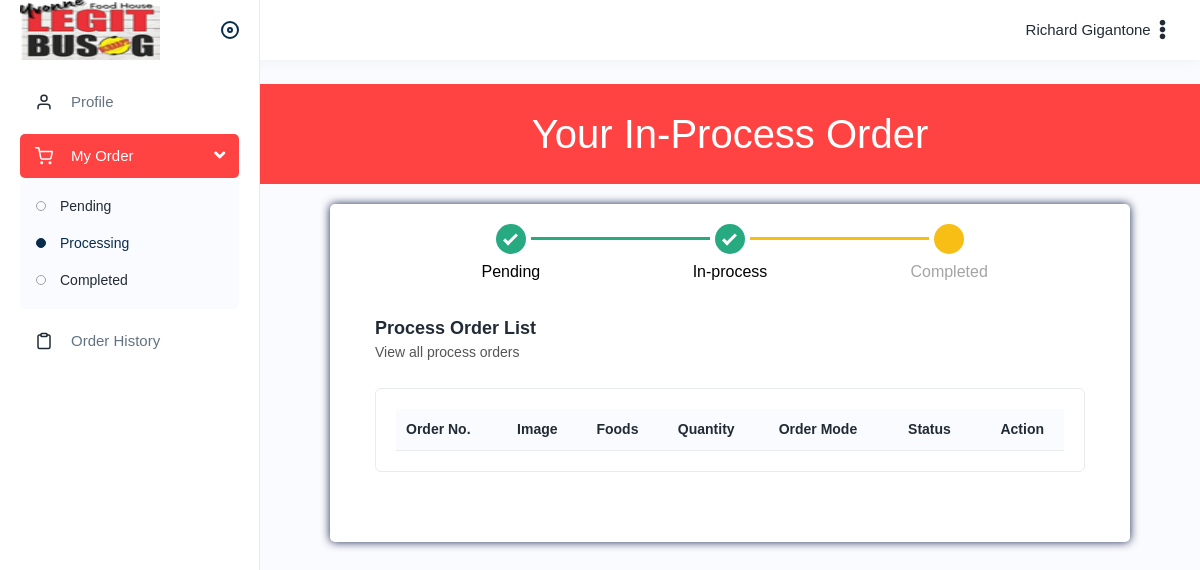
Before: /v2/order/process (signed in) with the older database file.
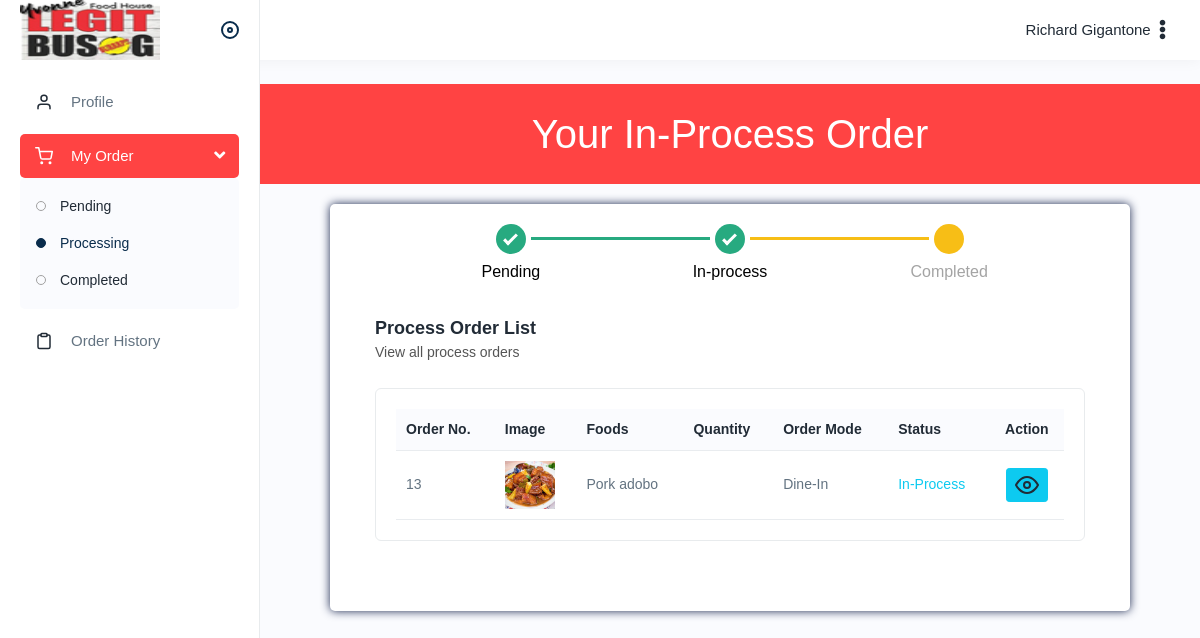
After: the same page with the newer database file.
### main/models.py (models this page shows, shortened)
class Order(models.Model):
    user = models.ForeignKey(User, on_delete=models.CASCADE, null=False)
    product = models.ForeignKey(
        ProductInfo, on_delete=models.CASCADE, null=False)
    quantity = models.IntegerField()
    order_mode = models.CharField(max_length=30)
    status = models.CharField(max_length=50)
    cancel_reason = models.CharField(max_length=100, null=True)
    date = models.DateTimeField(default=now, null=True)

class ProductInfo(models.Model):
    user = models.ForeignKey(User, on_delete=models.SET_NULL, null=True)
    name = models.CharField(max_length=100, null=False)
    category = models.CharField(max_length=50, null=False)
    price = models.IntegerField()
    PrepTime = models.CharField(max_length=100)
    description = models.TextField()
    image = models.ImageField(upload_to='product')
    availability = models.BooleanField(default=True)
    createdDate = models.DateTimeField(default=now)

### main/views.py (the view)
# urls.py: path("v2/order/process", views.customerProcessOrder,
def customerProcessOrder(response):
    user = response.user
    orders = Order.objects.filter(user=user, status='In-Process')
    return render(response, 'main/customer/inprocessorder.html', {
        'orders': orders,
    })  # Customer

### main/templates/main/customer/inprocessorder.html (shortened to what this page needs)
{% extends '../customer-layout.html' %}
{% load static %}
{% block stylesheets %}
<link rel="stylesheet" href="{% static 'css/custom-style.css' %}">
{% endblock stylesheets %}
{% block content %}
<header>
	<h1>Your In-Process Order</h1>
</header>
<div class="container">
	<div class="col-12 mx-auto col-md-10">
		<div class="row justify-content-between">
			<div class="order-tracking completed">
				<a href="{% url 'customer_pending_order' %}">
					<span class="is-complete"></span>
					<p>Pending<br></p>
				</a>
			</div>
			<div class="order-tracking completed">
				<a href="{% url 'customer_process_order' %}">
					<span class="is-complete"></span>
					<p>In-process<br></p>
				</a>
			</div>
			<div class="order-tracking">
				<a href="{% url 'customer_completed_order' %}">
					<span class="is-complete"></span>
					<p>Completed<br></p>
				</a>
			</div>
		</div>
	</div>
	<div class="content mt-2">
		<div class="page-header">
			<div class="page-title">
				<h4>Process Order List</h4>
				<h6>View all process orders</h6>
			</div>
		</div>
		<div class="card">
			<div class="card-body">
				<div class="table-responsive">
					<table id="example" class="table">
						<thead>
							<tr>
								<th>Order No.</th>
								<th>Image</th>
								<th>Foods</th>
								<th>Quantity</th>
								<th>Order Mode</th>
								<th>Status</th>
								<th class="text-center">Action</th>
							</tr>
						</thead>
						{% for order in orders %}
						<tbody>
							<tr>
								<td>{{ order.id }}</td>
								<td>
									<a href="{{ order.product.image.url }}">
										<img width="50" src="{{ order.product.image.url }}" alt="vehicle">
									</a>
								</td>
								<td>{{ order.product.name }}</td>
								<td>{{ order.product.quantity }}</td>
								<td>{{ order.order_mode }}</td>
								<td class="text-info">{{ order.status }}</td>
								<td class="text-center">
									<a class="btn btn-sm btn-info"
										name="{{ order.product.name }}"
										category="{{ order.product.category }}"
										price="{{ order.product.price }}"
										PrepTime="{{ order.product.PrepTime }}"
										description="{{ order.product.description }}"
										quantity = "{{ order.quantity }}"
										order_mode="{{ order.order_mode }}"
										data-bs-toggle="modal"
										data-bs-target="#viewModal">
										<i data-feather="eye"></i>
									</a>
								</td>
							</tr>
						</tbody>
						{% endfor %}
					</table>
				</div>
			</div>
		</div>
	</div>
</div>
{% endblock %}

### main/templates/main/customer-layout.html (shortened to what this page needs)
{% load static %}
<html lang="en">
<head>
    <link rel="stylesheet" href="{% static 'vendor/css/bootstrap.min.css' %}">
    <link rel="stylesheet" href="{% static 'vendor/css/animate.css' %}">
    <link rel="stylesheet" href="{% static 'vendor/css/dataTables.bootstrap4.min.css' %}">
    <link rel="stylesheet" href="{% static 'vendor/plugins/fontawesome/css/fontawesome.min.css' %}">
    <link rel="stylesheet" href="{% static 'vendor/plugins/fontawesome/css/all.min.css' %}">
    <link rel="stylesheet" href="{% static 'vendor/css/style.css' %}">
    {% block stylesheets %}{% endblock stylesheets %}
</head>
<body>
    <div class="main-wrapper">
        <div class="header">
            <div class="header-left active" style="overflow:hidden">
                <a href="/#home" class="logo">
                    <img src="{% static 'img/logo-small.jpg' %}" alt="">
                </a>
                <a id="toggle_btn" href="javascript:void(0);">
                </a>
            </div>
            <ul class="nav user-menu">
                <li class="nav-item dropdown has-arrow main-drop">
                    <a href="javascript:void(0);" class="dropdown-toggle nav-link userset" data-bs-toggle="dropdown"
                       aria-expanded="false">
                        <small class="p-2">{{ user.first_name | title }} {{ user.last_name | title}}</small>
                        <i class="fa fa-ellipsis-v"></i>
                    </a>
                </li>
            </ul>
        </div>
        <div class="sidebar" id="sidebar">
            <div class="sidebar-inner slimscroll">
                <div id="sidebar-menu" class="sidebar-menu">
                    <ul>
                        {% url 'customer_index' as customer_index_url %}
                        <li class="{% if request.path == customer_index_url %}active{% endif %}"><a href="{% url 'customer_index' %}"><i class="me-2"
                                   data-feather="user"></i><span>Profile</span></a></li>
                        <li class="submenu">
                            <a href="javascript:void(0);"><i class="me-2" data-feather="shopping-cart"></i><span>My
                                    Order</span> <span class="menu-arrow"></span></a>
                            <ul>
                                {% url 'customer_pending_order' as customer_pending_order_url %}
                                <li><a class="{% if request.path == customer_pending_order_url %}active{% endif %}" href="{% url 'customer_pending_order' %}">Pending</span></a></li>
                                {% url 'customer_process_order' as customer_process_order_url %}
                                <li><a class="{% if request.path == customer_process_order_url %}active{% endif %}" href="{% url 'customer_process_order' %}">Processing</span></a></li>
                                {% url 'customer_completed_order' as customer_completed_order_url %}
                                <li><a class="{% if request.path == customer_completed_order_url %}active{% endif %}" href="{% url 'customer_completed_order' %}">Completed</span></a></li>
                            </ul>
                        </li>
                        {% url 'customer_history_order' as customer_history_order_url %}
                        <li><a class="{% if request.path == customer_history_order_url %}active{% endif %}" href="{% url 'customer_history_order' %}"><i class="me-2"
                                   data-feather="clipboard"></i><span>Order History</span></a></li>
                    </ul>
                </div>
            </div>
        </div>
        <main class="py-4">
            <div class="page-wrapper">
                {% block content %}
                {% endblock %}
            </div>
        </main>
    </div>
</body>
</html>

### main/static/css/custom-style.css (style rules this page uses)
header { background-color: #FF4343; color: #fff; text-align: center; padding: 20px; }
h1 { margin: 0; }
.container { max-width: 800px; margin: 20px auto; background-color: #fff; padding: 20px; border-radius: 5px; box-shadow: 0 0 10px #1b2850; }
.order-tracking { text-align: center; width: 33.33%; position: relative; display: block; }
.order-tracking .is-complete { display: block; position: relative; border-radius: 50%; height: 30px; width: 30px; border: 0px solid #AFAFAF; background-color: #f7be16; margin: 0 auto; transition: background 0.25s linear; -webkit-transition: background 0.25s linear; z-index: 2; }
.order-tracking .is-complete:after { display: block; position: absolute; content: ''; height: 14px; width: 7px; top: -2px; bottom: 0; left: 5px; margin: auto 0; border: 0px solid #AFAFAF; border-width: 0px 2px 2px 0; transform: rotate(45deg); opacity: 0; }
.order-tracking.completed .is-complete { border-color: #27aa80; border-width: 0px; background-color: #27aa80; }
.order-tracking.completed .is-complete:after { border-color: #fff; border-width: 0px 3px 3px 0; width: 7px; left: 11px; opacity: 1; }
.order-tracking p { color: #A4A4A4; font-size: 16px; margin-top: 8px; margin-bottom: 0; line-height: 20px; }
.order-tracking.completed p { color: #000; }
.order-tracking::before { content: ''; display: block; height: 3px; width: calc(100% - 40px); background-color: #f7be16; top: 13px; position: absolute; left: calc(-50% + 20px); z-index: 0; }
.order-tracking:first-child:before { display: none; }
.order-tracking.completed:before { background-color: #27aa80; }

### main/templates/main/customer-layout.html (style rules this page uses)
.logo img { height: 60px; }

Changed rows visible on the page:
added Order: id "13", product.image (picture), product.name "Pork adobo", order_mode "Dine-In", status "In-Process"
